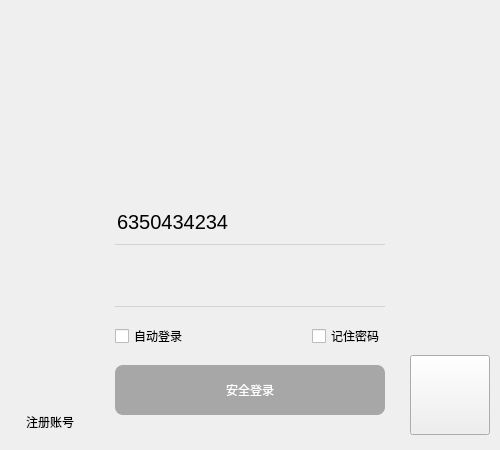
<?xml version="1.0" encoding="UTF-8"?>
<ui version="4.0">
 <class>Form</class>
 <widget class="QWidget" name="Form">
  <property name="geometry">
   <rect>
    <x>0</x>
    <y>0</y>
    <width>500</width>
    <height>450</height>
   </rect>
  </property>
  <property name="minimumSize">
   <size>
    <width>500</width>
    <height>450</height>
   </size>
  </property>
  <property name="maximumSize">
   <size>
    <width>500</width>
    <height>450</height>
   </size>
  </property>
  <property name="windowTitle">
   <string>Form</string>
  </property>
  <layout class="QVBoxLayout" name="verticalLayout" stretch="2,3">
   <property name="spacing">
    <number>0</number>
   </property>
   <property name="leftMargin">
    <number>0</number>
   </property>
   <property name="topMargin">
    <number>0</number>
   </property>
   <property name="rightMargin">
    <number>0</number>
   </property>
   <property name="bottomMargin">
    <number>0</number>
   </property>
   <item>
    <widget class="QWidget" name="widget" native="true">
     <property name="styleSheet">
      <string notr="true"/>
     </property>
     <layout class="QHBoxLayout" name="horizontalLayout_2">
      <property name="spacing">
       <number>0</number>
      </property>
      <property name="leftMargin">
       <number>0</number>
      </property>
      <property name="topMargin">
       <number>0</number>
      </property>
      <property name="rightMargin">
       <number>0</number>
      </property>
      <property name="bottomMargin">
       <number>0</number>
      </property>
      <item>
       <widget class="QLabel" name="login_top_bg_label">
        <property name="text">
         <string/>
        </property>
       </widget>
      </item>
     </layout>
    </widget>
   </item>
   <item>
    <widget class="QWidget" name="login_bottom" native="true">
     <property name="styleSheet">
      <string notr="true"/>
     </property>
     <layout class="QHBoxLayout" name="horizontalLayout" stretch="2,6,2">
      <property name="spacing">
       <number>0</number>
      </property>
      <property name="leftMargin">
       <number>10</number>
      </property>
      <property name="topMargin">
       <number>0</number>
      </property>
      <property name="rightMargin">
       <number>10</number>
      </property>
      <property name="bottomMargin">
       <number>15</number>
      </property>
      <item alignment="Qt::AlignLeft|Qt::AlignBottom">
       <widget class="QPushButton" name="pushButton">
        <property name="text">
         <string>注册账号</string>
        </property>
        <property name="flat">
         <bool>true</bool>
        </property>
       </widget>
      </item>
      <item>
       <widget class="QWidget" name="widget_3" native="true">
        <property name="styleSheet">
         <string notr="true"/>
        </property>
        <layout class="QGridLayout" name="gridLayout">
         <item row="0" column="0" colspan="2">
          <widget class="QComboBox" name="account_cb">
           <property name="minimumSize">
            <size>
             <width>0</width>
             <height>45</height>
            </size>
           </property>
           <property name="styleSheet">
            <string notr="true">QComboBox {
	font-size: 20px;
	border: none;
	border-bottom: 1px solid lightgray;
	background-color: transparent;
}
QComboBox:hover {
	border-bottom: 1px solid gray;
}
QComboBox:focus {
	border-bottom: 1px solid rgb(18, 183, 245);
}
QComboBox::drop-down {
	background-color: transparent;    
	width: 60px;
	height: 40px;               
}
QComboBox::down-arrow {
	image: url(:/login/images/login_combobox_icon.png);
	width: 60px;
	height: 20px;
}
QComboBox QAbstractItemView {
	min-height: 60px;
}
QComboBox QAbstractItemView:item {
	color: lightblue;
}</string>
           </property>
           <property name="editable">
            <bool>true</bool>
           </property>
           <item>
            <property name="text">
             <string>6350434234</string>
            </property>
            <property name="icon">
             <iconset resource="../images.qrc">
              <normaloff>:/login/images/login_item_icon1.jpg</normaloff>:/login/images/login_item_icon1.jpg</iconset>
            </property>
           </item>
           <item>
            <property name="text">
             <string>931363918</string>
            </property>
            <property name="icon">
             <iconset resource="../images.qrc">
              <normaloff>:/login/images/login_item_icon2.jpg</normaloff>:/login/images/login_item_icon2.jpg</iconset>
            </property>
           </item>
          </widget>
         </item>
         <item row="1" column="0" colspan="2">
          <widget class="QLineEdit" name="pwd_le">
           <property name="minimumSize">
            <size>
             <width>0</width>
             <height>45</height>
            </size>
           </property>
           <property name="styleSheet">
            <string notr="true">QLineEdit {
	font-size: 20px;
	border: none;
	border-bottom: 1px solid lightgray;
	background-color: transparent;
}
QLineEdit:hover {
	border-bottom: 1px solid gray;
}
QLineEdit:focus {
	border-bottom: 1px solid rgb(18, 183, 245);
}
</string>
           </property>
           <property name="echoMode">
            <enum>QLineEdit::PasswordEchoOnEdit</enum>
           </property>
           <property name="clearButtonEnabled">
            <bool>true</bool>
           </property>
          </widget>
         </item>
         <item row="2" column="0">
          <widget class="QCheckBox" name="auto_login_cb">
           <property name="text">
            <string>自动登录</string>
           </property>
          </widget>
         </item>
         <item row="2" column="1" alignment="Qt::AlignRight">
          <widget class="QCheckBox" name="remember_pwd_cb">
           <property name="text">
            <string>记住密码</string>
           </property>
          </widget>
         </item>
         <item row="3" column="0" colspan="2">
          <widget class="QPushButton" name="login_btn">
           <property name="enabled">
            <bool>false</bool>
           </property>
           <property name="minimumSize">
            <size>
             <width>0</width>
             <height>50</height>
            </size>
           </property>
           <property name="styleSheet">
            <string notr="true">QPushButton {
	background-color: rgb(33, 174, 250);
	border-radius: 8px;
	color: white;
	spacing: 20px;
}
QPushButton:hover {
	background-color: rgb(72, 203, 250);
}
QPushButton:pressed {
	background-color: rgb(85, 85, 255);
}
QPushButton:disabled {
	background-color: rgb(167, 167, 167);
}</string>
           </property>
           <property name="text">
            <string>安全登录</string>
           </property>
           <property name="icon">
            <iconset resource="../images.qrc">
             <normaloff>:/login/images/login_btn_icon.png</normaloff>:/login/images/login_btn_icon.png</iconset>
           </property>
           <property name="iconSize">
            <size>
             <width>30</width>
             <height>30</height>
            </size>
           </property>
          </widget>
         </item>
        </layout>
       </widget>
      </item>
      <item alignment="Qt::AlignRight|Qt::AlignBottom">
       <widget class="QPushButton" name="pushButton_2">
        <property name="minimumSize">
         <size>
          <width>80</width>
          <height>80</height>
         </size>
        </property>
        <property name="maximumSize">
         <size>
          <width>80</width>
          <height>80</height>
         </size>
        </property>
        <property name="styleSheet">
         <string notr="true">border-image: url(:/login/images/login_qrcode.png);</string>
        </property>
        <property name="text">
         <string/>
        </property>
       </widget>
      </item>
     </layout>
    </widget>
   </item>
  </layout>
 </widget>
 <resources>
  <include location="../images.qrc"/>
 </resources>
 <connections>
  <connection>
   <sender>pushButton</sender>
   <signal>clicked()</signal>
   <receiver>Form</receiver>
   <slot>show_register_pane()</slot>
   <hints>
    <hint type="sourcelabel">
     <x>71</x>
     <y>423</y>
    </hint>
    <hint type="destinationlabel">
     <x>-61</x>
     <y>361</y>
    </hint>
   </hints>
  </connection>
  <connection>
   <sender>pushButton_2</sender>
   <signal>clicked()</signal>
   <receiver>Form</receiver>
   <slot>open_qq_link()</slot>
   <hints>
    <hint type="sourcelabel">
     <x>456</x>
     <y>403</y>
    </hint>
    <hint type="destinationlabel">
     <x>645</x>
     <y>323</y>
    </hint>
   </hints>
  </connection>
  <connection>
   <sender>account_cb</sender>
   <signal>editTextChanged(QString)</signal>
   <receiver>Form</receiver>
   <slot>enable_login_btn()</slot>
   <hints>
    <hint type="sourcelabel">
     <x>303</x>
     <y>222</y>
    </hint>
    <hint type="destinationlabel">
     <x>597</x>
     <y>231</y>
    </hint>
   </hints>
  </connection>
  <connection>
   <sender>pwd_le</sender>
   <signal>textChanged(QString)</signal>
   <receiver>Form</receiver>
   <slot>enable_login_btn()</slot>
   <hints>
    <hint type="sourcelabel">
     <x>340</x>
     <y>289</y>
    </hint>
    <hint type="destinationlabel">
     <x>624</x>
     <y>293</y>
    </hint>
   </hints>
  </connection>
  <connection>
   <sender>login_btn</sender>
   <signal>clicked()</signal>
   <receiver>Form</receiver>
   <slot>check_login()</slot>
   <hints>
    <hint type="sourcelabel">
     <x>313</x>
     <y>389</y>
    </hint>
    <hint type="destinationlabel">
     <x>670</x>
     <y>305</y>
    </hint>
   </hints>
  </connection>
  <connection>
   <sender>auto_login_cb</sender>
   <signal>clicked(bool)</signal>
   <receiver>Form</receiver>
   <slot>auto_login()</slot>
   <hints>
    <hint type="sourcelabel">
     <x>159</x>
     <y>332</y>
    </hint>
    <hint type="destinationlabel">
     <x>-95</x>
     <y>309</y>
    </hint>
   </hints>
  </connection>
  <connection>
   <sender>remember_pwd_cb</sender>
   <signal>clicked(bool)</signal>
   <receiver>Form</receiver>
   <slot>remember_pwd()</slot>
   <hints>
    <hint type="sourcelabel">
     <x>350</x>
     <y>336</y>
    </hint>
    <hint type="destinationlabel">
     <x>570</x>
     <y>342</y>
    </hint>
   </hints>
  </connection>
 </connections>
 <slots>
  <slot>show_register_pane()</slot>
  <slot>open_qq_link()</slot>
  <slot>enable_login_btn()</slot>
  <slot>check_login()</slot>
  <slot>auto_login()</slot>
  <slot>remember_pwd()</slot>
 </slots>
</ui>
